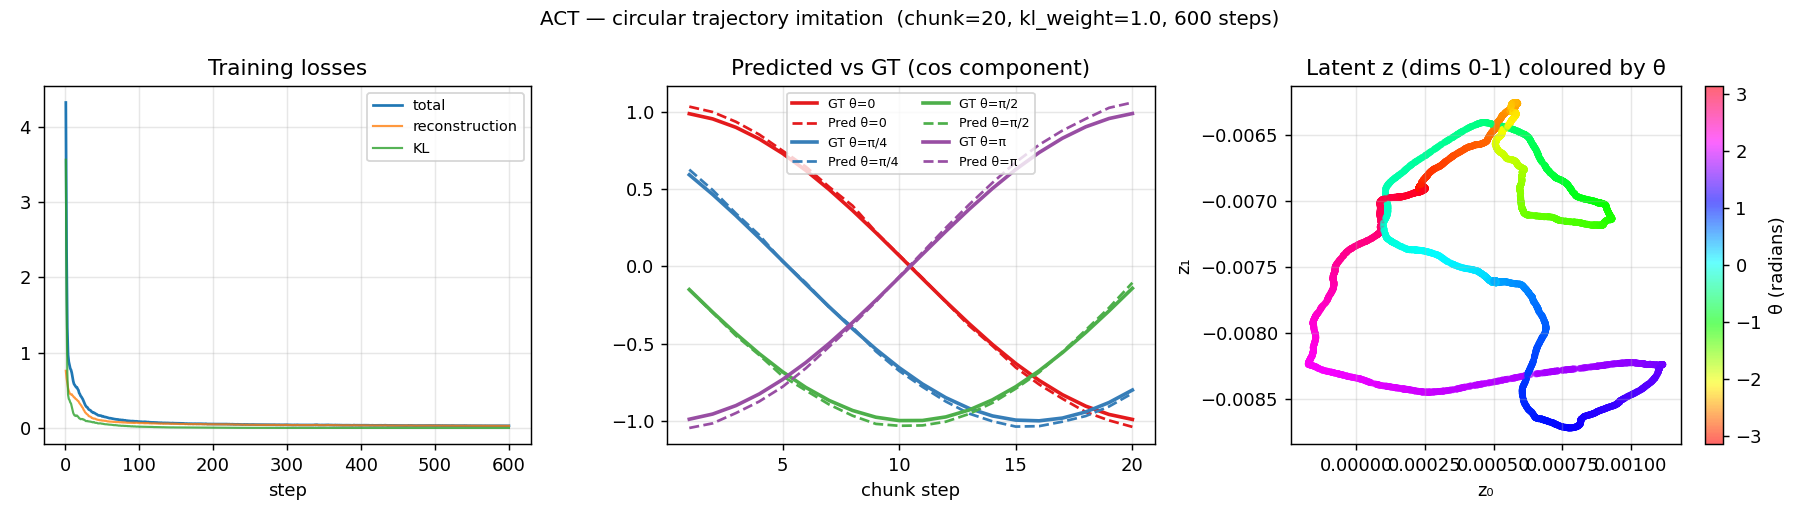

Here is the Python script that generated this plot:
# Copyright (c) Meta Platforms, Inc. and affiliates.
#
# This source code is licensed under the MIT license found in the
# LICENSE file in the root directory of this source tree.
"""ACT demo: learn to imitate a circular trajectory.

Synthetic task
--------------
Observation : [cos θ, sin θ]  — current angle on a unit circle
Action chunk : next CHUNK_SIZE (cos, sin) positions  — where to go

The expert policy is deterministic: step forward by dt each tick.
ACT's CVAE should learn to encode this and reproduce it.

Produces ``act_demo.png`` with three panels:
  1. Training losses (total, reconstruction, KL)
  2. Predicted vs ground-truth action chunk for a held-out obs
  3. Latent-space scatter: z samples coloured by θ

Usage
-----
    python sota-implementations/act/act_demo.py
"""
from __future__ import annotations

import os
import sys

_REPO_ROOT = os.path.abspath(os.path.join(os.path.dirname(__file__), "..", ".."))
if _REPO_ROOT not in sys.path:
    sys.path.insert(0, _REPO_ROOT)

import matplotlib.pyplot as plt
import numpy as np
import torch
from tensordict import TensorDict
from tensordict.nn import TensorDictModule

from torchrl.modules.models import ACTModel
from torchrl.objectives import ACTLoss

# ── Config ──────────────────────────────────────────────────────────────────
CHUNK_SIZE = 20       # predict 20 future steps at once
OBS_DIM    = 2        # (cos θ, sin θ)
ACTION_DIM = 2        # (cos θ, sin θ) — same space
DT         = 0.15     # radians per expert step
BATCH_SIZE = 128
N_STEPS    = 600
LR         = 3e-4
KL_WEIGHT  = 1.0
SEED       = 42
OUT_PATH   = os.path.join(os.path.dirname(__file__), "act_demo.png")


def make_batch(batch_size: int, dt: float = DT) -> TensorDict:
    """Sample random angles → build (obs, action_chunk) pairs."""
    theta = torch.rand(batch_size) * 2 * torch.pi
    obs = torch.stack([theta.cos(), theta.sin()], dim=-1)  # (B, 2)

    steps = torch.arange(1, CHUNK_SIZE + 1, dtype=torch.float32)  # (K,)
    future_theta = theta[:, None] + steps[None, :] * dt            # (B, K)
    action_chunk = torch.stack(
        [future_theta.cos(), future_theta.sin()], dim=-1
    )  # (B, K, 2)

    return TensorDict(
        {"observation": obs, "action_chunk": action_chunk},
        batch_size=[batch_size],
    )


def main() -> None:
    torch.manual_seed(SEED)

    model = ACTModel(
        obs_dim=OBS_DIM,
        action_dim=ACTION_DIM,
        chunk_size=CHUNK_SIZE,
        hidden_dim=128,
        num_encoder_layers=2,
        num_decoder_layers=3,
        latent_dim=16,
    )
    actor = TensorDictModule(
        model,
        in_keys=["observation", "action_chunk"],
        out_keys=["action_pred", "mu", "log_var"],
    )
    loss_fn = ACTLoss(actor, kl_weight=KL_WEIGHT, reduction="mean")
    optimizer = torch.optim.Adam(loss_fn.parameters(), lr=LR)

    hist_total, hist_reco, hist_kl = [], [], []

    print("Training ACT on circular trajectory imitation …")
    for step in range(N_STEPS):
        td = make_batch(BATCH_SIZE)
        loss_td = loss_fn(td)

        optimizer.zero_grad(set_to_none=True)
        loss_td["loss_act"].backward()
        torch.nn.utils.clip_grad_norm_(loss_fn.parameters(), 1.0)
        optimizer.step()

        hist_total.append(loss_td["loss_act"].item())
        hist_reco.append(loss_td["loss_reconstruction"].item())
        hist_kl.append(loss_td["loss_kl"].item())

        if (step + 1) % 100 == 0:
            print(
                f"  step {step+1:4d}  total={hist_total[-1]:.4f}  "
                f"reco={hist_reco[-1]:.4f}  kl={hist_kl[-1]:.4f}"
            )

    # ── Evaluation ──────────────────────────────────────────────────────────
    model.eval()
    theta_test = torch.tensor([0.0, torch.pi / 4, torch.pi / 2, torch.pi])
    obs_test   = torch.stack([theta_test.cos(), theta_test.sin()], dim=-1)
    steps_f    = torch.arange(1, CHUNK_SIZE + 1, dtype=torch.float32)
    gt_chunks  = torch.stack(
        [
            (theta_test[:, None] + steps_f[None, :] * DT).cos(),
            (theta_test[:, None] + steps_f[None, :] * DT).sin(),
        ],
        dim=-1,
    )  # (4, K, 2)

    with torch.no_grad():
        # Inference: no action_chunk → z = 0 (prior mean)
        td_eval = TensorDict({"observation": obs_test}, batch_size=[4])
        actor(td_eval)
        pred_chunks = td_eval["action_pred"]  # (4, K, 2)

        # Latent encoding for scatter
        z_samples, labels = [], []
        for _ in range(200):
            td_s = make_batch(32)
            actor(td_s)
            z_samples.append(td_s["mu"].numpy())
            # angle label = atan2(sin θ, cos θ)
            labels.append(
                torch.atan2(td_s["observation"][:, 1], td_s["observation"][:, 0]).numpy()
            )
        z_all = np.concatenate(z_samples)[:, :2]  # first 2 latent dims
        l_all = np.concatenate(labels)

    # ── Plot ────────────────────────────────────────────────────────────────
    fig = plt.figure(figsize=(14, 4))
    colours = ["#e41a1c", "#377eb8", "#4daf4a", "#984ea3"]
    labels_test = [f"θ=0", "θ=π/4", "θ=π/2", "θ=π"]

    # Panel 1: loss curves
    ax1 = fig.add_subplot(1, 3, 1)
    xs = range(1, N_STEPS + 1)
    ax1.plot(xs, hist_total, label="total", lw=1.5)
    ax1.plot(xs, hist_reco,  label="reconstruction", lw=1.2, alpha=0.8)
    ax1.plot(xs, hist_kl,    label="KL", lw=1.2, alpha=0.8)
    ax1.set_title("Training losses")
    ax1.set_xlabel("step")
    ax1.legend(fontsize=8)
    ax1.grid(True, alpha=0.3)

    # Panel 2: predicted vs GT action chunk (cos component)
    ax2 = fig.add_subplot(1, 3, 2)
    k = np.arange(1, CHUNK_SIZE + 1)
    for i, (lbl, col) in enumerate(zip(labels_test, colours)):
        ax2.plot(k, gt_chunks[i, :, 0].numpy(),   color=col, lw=2,   label=f"GT {lbl}")
        ax2.plot(k, pred_chunks[i, :, 0].numpy(), color=col, lw=1.5, linestyle="--", label=f"Pred {lbl}")
    ax2.set_title("Predicted vs GT (cos component)")
    ax2.set_xlabel("chunk step")
    ax2.legend(fontsize=7, ncol=2)
    ax2.grid(True, alpha=0.3)

    # Panel 3: latent scatter coloured by θ
    ax3 = fig.add_subplot(1, 3, 3)
    sc = ax3.scatter(z_all[:, 0], z_all[:, 1], c=l_all, cmap="hsv", s=8, alpha=0.6)
    plt.colorbar(sc, ax=ax3, label="θ (radians)")
    ax3.set_title("Latent z (dims 0-1) coloured by θ")
    ax3.set_xlabel("z₀")
    ax3.set_ylabel("z₁")
    ax3.grid(True, alpha=0.3)

    fig.suptitle(
        f"ACT — circular trajectory imitation  "
        f"(chunk={CHUNK_SIZE}, kl_weight={KL_WEIGHT}, {N_STEPS} steps)",
        fontsize=11,
    )
    fig.tight_layout()
    fig.savefig(OUT_PATH, dpi=130)
    print(f"\nSaved → {OUT_PATH}")


if __name__ == "__main__":
    main()
